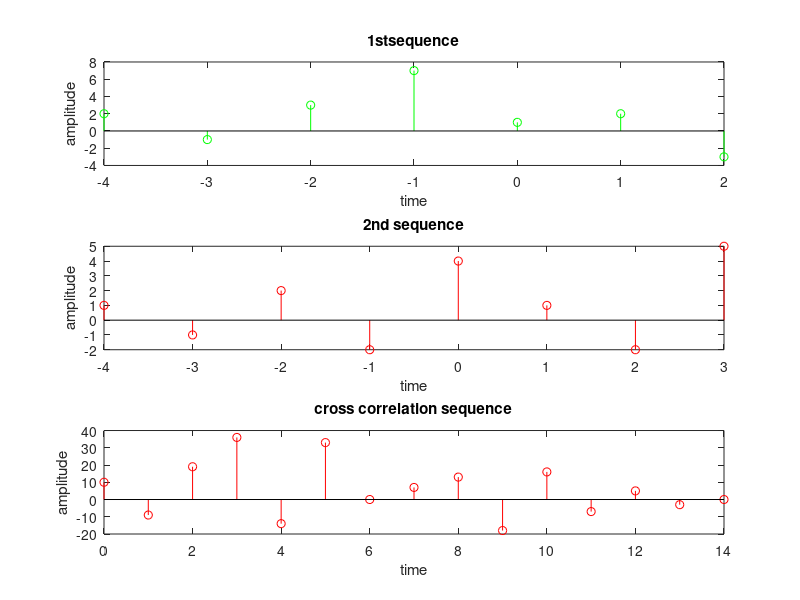

The MATLAB script that drew this image:
clc;clear all;close all;
x=[2 -1 3 7 1 2 -3];nx=[-4 -3 -2 -1 0 1 2 ];
y=[1 -1 2 -2 4 1 -2 5];ny=[-4 -3 -2 -1 0 1 2 3];a=xcorr(x,y);na = 0:length(a)-1;
subplot(3,1,1);stem(nx,x,'g');
xlabel('time');ylabel('amplitude');title('1stsequence');
subplot(3,1,2);stem(ny,y,'r');xlabel('time');ylabel('amplitude');title('2nd sequence');
subplot(3,1,3);stem(na,a,'r');xlabel('time');ylabel('amplitude');title('cross correlation sequence');
